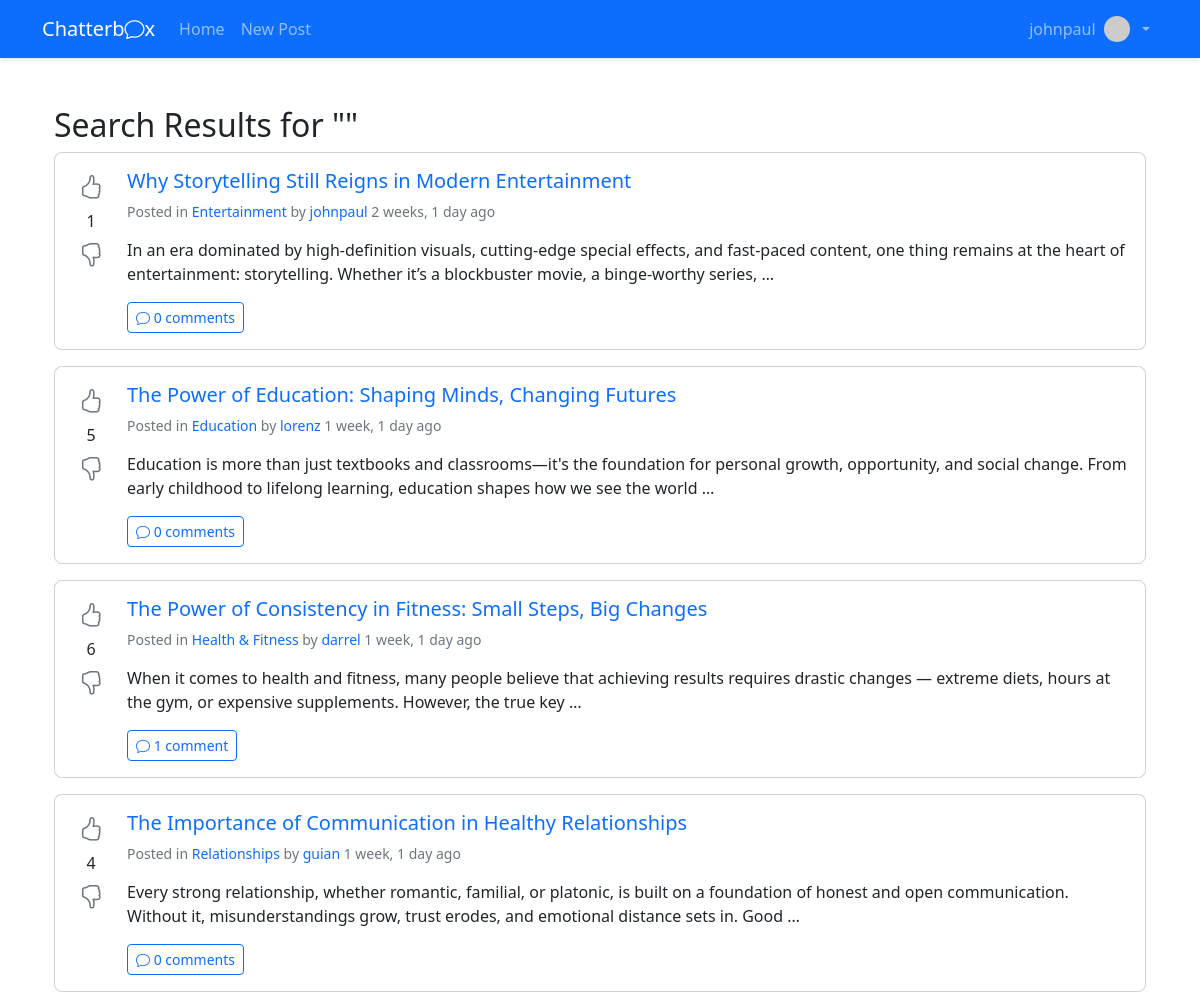
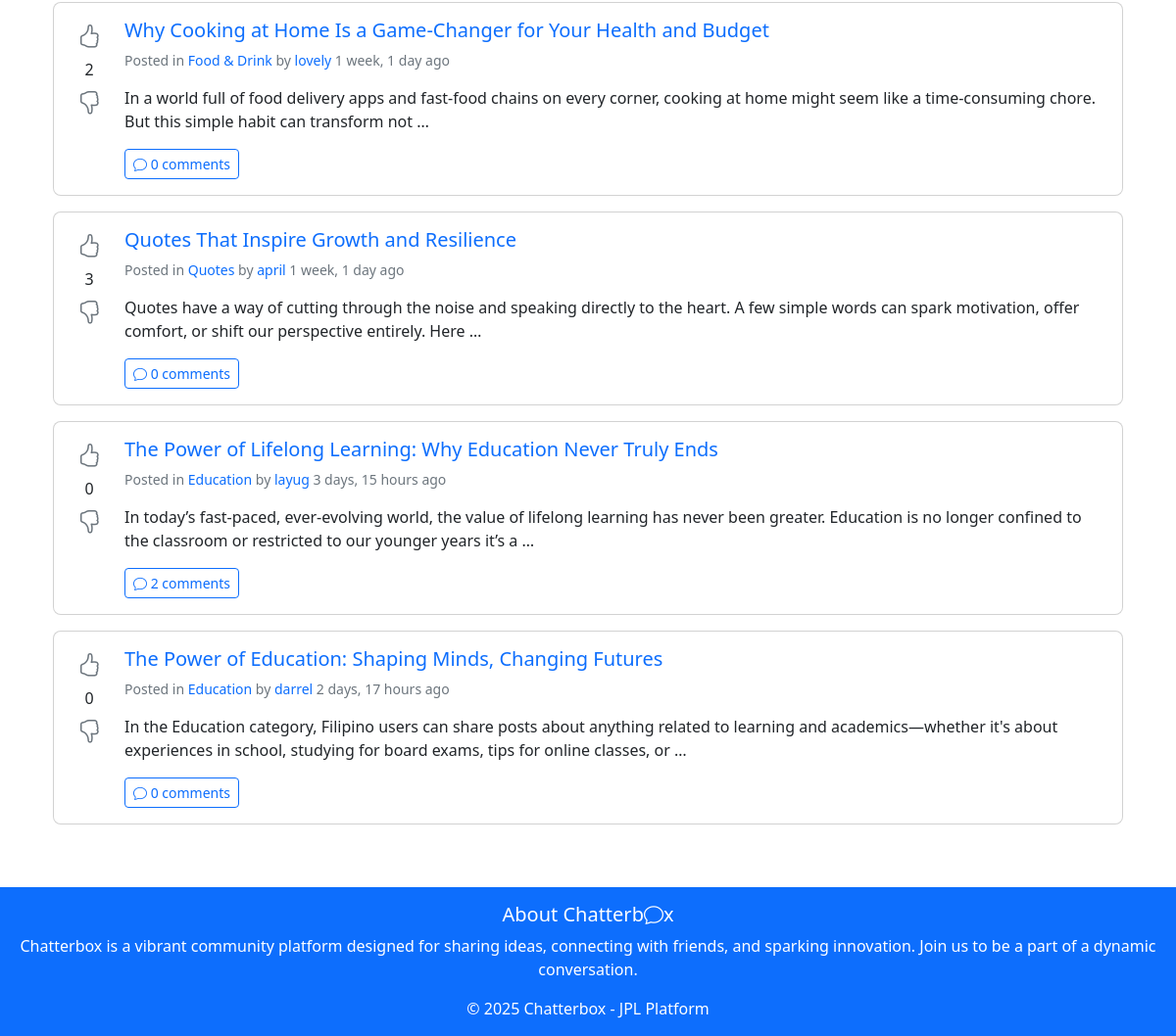
Screenshot of /search/ (signed in) with the database file from the repository (2 pictures, top to bottom).
### core/models.py (models this page shows, shortened)
class User(AbstractUser):
    is_spammer = models.BooleanField(default=False)
    last_post_time = models.DateTimeField(null=True, blank=True)

class Post(models.Model):
    title = models.CharField(max_length=200, validators=[MinLengthValidator(5)])
    content = models.TextField(validators=[MinLengthValidator(10)])
    created_at = models.DateTimeField(auto_now_add=True)
    updated_at = models.DateTimeField(auto_now=True)
    author = models.ForeignKey(User, on_delete=models.CASCADE)
    category = models.ForeignKey(Category, on_delete=models.CASCADE)
    upvotes = models.ManyToManyField(User, related_name='upvoted_posts', blank=True)
    downvotes = models.ManyToManyField(User, related_name='downvoted_posts', blank=True)
    def vote_score(self):
        return self.upvotes.count() - self.downvotes.count()

class Category(models.Model):
    name = models.CharField(max_length=100, unique=True)
    slug = models.SlugField(max_length=100, unique=True)
    description = models.TextField(blank=True)
    class Meta:
        verbose_name_plural = "categories"

### core/views.py (the view)
# urls.py: path('search/', views.search_view, name='search'),
def search_view(request):
    query = request.GET.get('q', '')
    posts = Post.objects.all()
    if query:
        posts = posts.filter(
            Q(title__icontains=query) |
            Q(content__icontains=query) |
            Q(author__username__icontains=query)
        ).order_by('-created_at')
    return render(request, 'core/search_results.html', {'posts': posts, 'query': query})

### core/templates/core/search_results.html (shortened to what this page needs)
{% extends 'core/base.html' %}
{% block content %}
<div class="container mt-4">
    <h2>Search Results for "{{ query }}"</h2>
    {% if posts %}
        {% for post in posts %}
            {% include 'core/post_card.html' with post=post %}
        {% endfor %}
    {% else %}
        <div class="alert alert-info">No posts found matching your search.</div>
    {% endif %}
</div>
{% endblock %}

### core/templates/core/base.html (shortened to what this page needs)
<!DOCTYPE html>
<html lang="en">
<head>
    <link href="https://cdn.jsdelivr.net/npm/bootstrap@5.3.0/dist/css/bootstrap.min.css" rel="stylesheet">
    <link rel="stylesheet" href="https://cdn.jsdelivr.net/npm/bootstrap-icons@1.10.0/font/bootstrap-icons.css">
    {% load static %}
    <link rel="stylesheet" href="{% static 'core/css/styles.css' %}">
</head>
<body>
    <nav class="navbar navbar-expand-lg navbar-dark bg-primary">
        <div class="container">
            <a class="navbar-brand" href="{% url 'home' %}">Chatterb<i class="bi bi-chat chat-icon"></i>x</a>
            <div class="collapse navbar-collapse" id="navbarNav">
                <ul class="navbar-nav me-auto">
                    <li class="nav-item">
                        <a class="nav-link" href="{% url 'home' %}">Home</a>
                    </li>
                    {% if user.is_authenticated %}
                    <li class="nav-item">
                        <a class="nav-link" href="{% url 'create_post' %}">New Post</a>
                    </li>
                    {% endif %}
                </ul>
                <ul class="navbar-nav ms-auto">
                    {% if user.is_authenticated %}
                    <li class="nav-item dropdown">
                        <a class="nav-link dropdown-toggle d-flex align-items-center" href="#" id="navbarDropdown" role="button" data-bs-toggle="dropdown">
                            {{ user.username }}
                            <img src="https://ui-avatars.com/api/?name={{ user.username }}" alt="Avatar" class="rounded-circle me-2" width="26" height="26">
                        </a>
                    </li>
                    {% endif %}
                </ul>
            </div>
        </div>
    </nav>
    <div class="container mt-4">
        {% block content %}{% endblock %}
    </div>
    <footer class="bg-light text-center text-lg-start mt-5">
        <div class="text-center p-3 bg-primary text-white">
            <h5>About Chatterb<i class="bi bi-chat chat-icon"></i>x</h5>
            <p>
                Chatterbox is a vibrant community platform designed for sharing ideas, connecting with friends, and sparking innovation. Join us to be a part of a dynamic conversation.
            </p>
            <p class="mb-0">© 2025 Chatterbox - JPL Platform</p>
        </div>
    </footer>
</body>
</html>

### core/templates/core/post_card.html
{% block content %}
<div class="card mb-3">
    <div class="card-body">
        <div class="d-flex">
                <div class="vote-buttons text-center me-3">
                    <a href="" class="text-decoration-none">
                        <i class="bi bi-hand-thumbs-up
                            {% if request.user.is_authenticated and user_votes_up %} text-success{% else %}text-muted{% endif %}"></i>
                    </a>
                    <div class="my-1">{{ post.vote_score }}</div>
                    <a href="" class="text-decoration-none">
                        <i class="bi bi-hand-thumbs-down
                            {% if request.user.is_authenticated and user_votes_down %}text-danger{% else %}text-muted{% endif %}"></i>
                    </a>
                </div>
            <div>
                <h5 class="card-title">
                    <a href="{% url 'post_detail' post.id %}" class="text-decoration-none">{{ post.title }}</a>
                </h5>
                <p class="card-text text-muted small">
                    Posted in <a href="{% url 'category_detail' post.category.slug %}" class="text-decoration-none">{{ post.category.name }}</a>
                    by <a href="#" class="text-decoration-none">{{ post.author.username }}</a>
                    <span title="{{ post.created_at }}">{{ post.created_at|timesince }} ago</span>
                </p>
                <p class="card-text">{{ post.content|truncatewords:30 }}</p>
                <a href="{% url 'post_detail' post.id %}" class="btn btn-sm btn-outline-primary">
                    <i class="bi bi-chat"></i> {{ post.comments.count }} comment{{ post.comments.count|pluralize }}
                </a>
            </div>
        </div>
    </div>
</div>
{% endblock %}

### core/static/core/css/styles.css (style rules this page uses)
.vote-buttons { min-width: 40px; }
.text-muted { color: #6c757d!important; }
html, body { height: 100%; }
body { display: flex; flex-direction: column; }
.container { flex: 1; }
footer { margin-top: auto; }
.vote-buttons i { font-size: 1.5rem; cursor: pointer; }
.card { border-radius: 0.5rem; }
.navbar { box-shadow: 0 2px 4px rgba(0,0,0,.1); }
.btn { border-radius: 0.25rem; }

### rows the page displays
User: username "johnpaul"
Post: vote_score "1", title "Why Storytelling Still Reigns in Modern Entertainment", category.name "Entertainment", author.username "johnpaul", created_at "2 weeks, 1 day", content "In an era dominated by high-definition visuals, cutting-edge special effects, and fast-paced content, one thing remains at the heart of entertainment: storytelling. Whether it’s a blockbuster movie, a binge-worthy series, …", comments.count "0"
Post: vote_score "5", title "The Power of Education: Shaping Minds, Changing Futures", category.name "Education", author.username "lorenz", created_at "1 week, 1 day", content "Education is more than just textbooks and classrooms—it's the foundation for personal growth, opportunity, and social change. From early childhood to lifelong learning, education shapes how we see the world …", comments.count "0"
Post: vote_score "6", title "The Power of Consistency in Fitness: Small Steps, Big Changes", category.name "Health & Fitness", author.username "darrel", created_at "1 week, 1 day", content "When it comes to health and fitness, many people believe that achieving results requires drastic changes — extreme diets, hours at the gym, or expensive supplements. However, the true key …", comments.count "1"
Post: vote_score "4", title "The Importance of Communication in Healthy Relationships", category.name "Relationships", author.username "guian", created_at "1 week, 1 day", content "Every strong relationship, whether romantic, familial, or platonic, is built on a foundation of honest and open communication. Without it, misunderstandings grow, trust erodes, and emotional distance sets in. Good …", comments.count "0"
Post: vote_score "2", title "Why Cooking at Home Is a Game-Changer for Your Health and Budget", category.name "Food & Drink", author.username "lovely", created_at "1 week, 1 day", content "In a world full of food delivery apps and fast-food chains on every corner, cooking at home might seem like a time-consuming chore. But this simple habit can transform not …", comments.count "0"
Post: vote_score "3", title "Quotes That Inspire Growth and Resilience", category.name "Quotes", author.username "april", created_at "1 week, 1 day", content "Quotes have a way of cutting through the noise and speaking directly to the heart. A few simple words can spark motivation, offer comfort, or shift our perspective entirely. Here …", comments.count "0"
Post: vote_score "0", title "The Power of Lifelong Learning: Why Education Never Truly Ends", category.name "Education", author.username "layug", created_at "3 days, 15 hours", content "In today’s fast-paced, ever-evolving world, the value of lifelong learning has never been greater. Education is no longer confined to the classroom or restricted to our younger years it’s a …", comments.count "2"
Post: vote_score "0", title "The Power of Education: Shaping Minds, Changing Futures", category.name "Education", author.username "darrel", created_at "2 days, 17 hours", content "In the Education category, Filipino users can share posts about anything related to learning and academics—whether it's about experiences in school, studying for board exams, tips for online classes, or …", comments.count "0"
